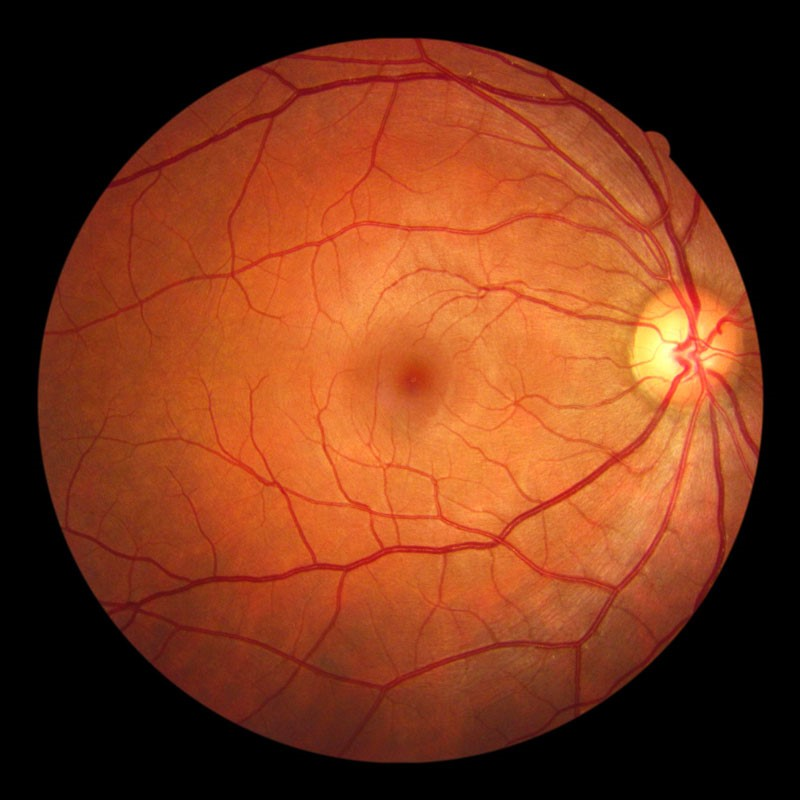
#> input picture 01_Basic_Fundamentals/retina.jpg, 800 x 800 px
$ jupyter execute 05_color_spaces.ipynb
#> lines starting #> are read from the running program, lines starting #| are printed output that depends on the picture; after the words box and inside, x2 and y2 are one past the last pixel; in counts of white or black regions, pixels touching at a corner belong together
# Lesson 1.5: Color Spaces
## Biomedical Image Processing - Basic Concepts

### Topics:
- RGB color model
- HSV/HSL color spaces
- Grayscale conversion methods
- Color space applications in medical imaging

[cell 1]
import numpy as np
import matplotlib.pyplot as plt
from mpl_toolkits.mplot3d import Axes3D

print("Libraries imported successfully!")

## 1. The RGB Color Model

Every color on your screen is made by mixing three lights:
- **R**ed
- **G**reen
- **B**lue

This is called **additive** color mixing.

[cell 2]
# Create primary and secondary colors
def create_color_square(rgb, size=50):
    return np.full((size, size, 3), rgb, dtype=np.uint8)

# Primary colors
red = create_color_square([255, 0, 0])
green = create_color_square([0, 255, 0])
blue = create_color_square([0, 0, 255])

# Secondary colors (mixing two primaries)
yellow = create_color_square([255, 255, 0])   # Red + Green
cyan = create_color_square([0, 255, 255])     # Green + Blue
magenta = create_color_square([255, 0, 255])  # Red + Blue

# All three = White
white = create_color_square([255, 255, 255])

fig, axes = plt.subplots(2, 4, figsize=(16, 8))

colors = [
    (red, 'Red\n(255, 0, 0)', [255, 0, 0]),
    (green, 'Green\n(0, 255, 0)', [0, 255, 0]),
    (blue, 'Blue\n(0, 0, 255)', [0, 0, 255]),
    (None, '', None),
    (yellow, 'Yellow\nR+G = (255, 255, 0)', [255, 255, 0]),
    (cyan, 'Cyan\nG+B = (0, 255, 255)', [0, 255, 255]),
    (magenta, 'Magenta\nR+B = (255, 0, 255)', [255, 0, 255]),
    (white, 'White\nR+G+B = (255, 255, 255)', [255, 255, 255]),
]

for ax, (img, title, _) in zip(axes.flat, colors):
    if img is not None:
        ax.imshow(img)
        ax.set_title(title, fontsize=10)
    ax.axis('off')

plt.suptitle('RGB Color Model - Additive Mixing', fontsize=14)
plt.tight_layout()
plt.show()

print("Notice: Mixing ALL three primaries gives WHITE (not brown/black like paint!)")

## 2. The RGB Color Cube

We can visualize all possible RGB colors as a 3D cube.

[cell 3]
fig = plt.figure(figsize=(12, 5))

# 3D RGB cube visualization
ax1 = fig.add_subplot(121, projection='3d')

# Create points on the cube surface
n = 10
for r in np.linspace(0, 1, n):
    for g in np.linspace(0, 1, n):
        for b in np.linspace(0, 1, n):
            # Only plot surface points
            if r in [0, 1] or g in [0, 1] or b in [0, 1]:
                ax1.scatter(r, g, b, c=[[r, g, b]], s=30)

ax1.set_xlabel('Red', fontsize=10, color='red')
ax1.set_ylabel('Green', fontsize=10, color='green')
ax1.set_zlabel('Blue', fontsize=10, color='blue')
ax1.set_title('RGB Color Cube')

# Key corners
corners = [
    ([0,0,0], 'Black'),
    ([1,1,1], 'White'),
    ([1,0,0], 'Red'),
    ([0,1,0], 'Green'),
    ([0,0,1], 'Blue'),
]

# 2D slice through the cube
ax2 = fig.add_subplot(122)
# Create RGB gradient
x = np.linspace(0, 255, 256).astype(np.uint8)
y = np.linspace(0, 255, 256).astype(np.uint8)
X, Y = np.meshgrid(x, y)
B = 128  # Fixed blue value

rgb_slice = np.stack([X, Y, np.full_like(X, B)], axis=2)
ax2.imshow(rgb_slice, origin='lower')
ax2.set_xlabel('Red (0-255)', color='red')
ax2.set_ylabel('Green (0-255)', color='green')
ax2.set_title(f'RGB Slice (Blue = {B})')

plt.tight_layout()
plt.show()

## 3. Grayscale Conversion Methods

There are multiple ways to convert color to grayscale. They're NOT all the same!

[cell 4]
# Create a colorful test image
size = 100
test_color = np.zeros((size, size, 3), dtype=np.uint8)

# Red square
test_color[10:40, 10:40] = [255, 0, 0]
# Green square
test_color[10:40, 60:90] = [0, 255, 0]
# Blue square
test_color[60:90, 10:40] = [0, 0, 255]
# Yellow square
test_color[60:90, 60:90] = [255, 255, 0]
# Gradient in the middle
for i in range(20):
    test_color[40:60, 40+i:41+i] = [int(255*i/20), int(100+155*i/20), int(255*(20-i)/20)]

# Different grayscale methods
def gray_average(img):
    """Simple average of R, G, B."""
    return np.mean(img, axis=2).astype(np.uint8)

def gray_luminosity(img):
    """Weighted average matching human perception (ITU-R BT.601)."""
    return (0.299 * img[:,:,0] + 0.587 * img[:,:,1] + 0.114 * img[:,:,2]).astype(np.uint8)

def gray_lightness(img):
    """Average of max and min channel values."""
    return ((np.max(img, axis=2).astype(np.float32) + np.min(img, axis=2).astype(np.float32)) / 2).astype(np.uint8)

def gray_red_channel(img):
    """Just the red channel."""
    return img[:,:,0]

# Apply methods
gray_avg = gray_average(test_color)
gray_lum = gray_luminosity(test_color)
gray_light = gray_lightness(test_color)
gray_red = gray_red_channel(test_color)

fig, axes = plt.subplots(2, 3, figsize=(15, 10))

axes[0, 0].imshow(test_color)
axes[0, 0].set_title('Original Color Image')
axes[0, 0].axis('off')

axes[0, 1].imshow(gray_avg, cmap='gray')
axes[0, 1].set_title('Average Method\n(R+G+B)/3')
axes[0, 1].axis('off')

axes[0, 2].imshow(gray_lum, cmap='gray')
axes[0, 2].set_title('Luminosity Method\n0.299R + 0.587G + 0.114B')
axes[0, 2].axis('off')

axes[1, 0].imshow(gray_light, cmap='gray')
axes[1, 0].set_title('Lightness Method\n(max + min) / 2')
axes[1, 0].axis('off')

axes[1, 1].imshow(gray_red, cmap='gray')
axes[1, 1].set_title('Red Channel Only\n(Used in some medical imaging)')
axes[1, 1].axis('off')

# Show the differences
diff = np.abs(gray_avg - gray_lum)
axes[1, 2].imshow(diff, cmap='hot')
axes[1, 2].set_title('Difference: Average vs Luminosity')
axes[1, 2].axis('off')

plt.tight_layout()
plt.show()

print("Notice: Green appears brighter in Luminosity method (our eyes are most sensitive to green!)")
print("Blue appears darker (our eyes are least sensitive to blue!)")

## 4. The HSV Color Space

HSV (Hue, Saturation, Value) is more intuitive for humans:
- **Hue**: The "color" (0-360 degrees, like a color wheel)
- **Saturation**: How "pure" the color is (0-100%)
- **Value**: How bright (0-100%)

[cell 5]
def rgb_to_hsv(r, g, b):
    """Convert RGB (0-255) to HSV (H:0-360, S:0-100, V:0-100)."""
    r, g, b = r/255.0, g/255.0, b/255.0
    mx = max(r, g, b)
    mn = min(r, g, b)
    diff = mx - mn

    # Value
    v = mx * 100

    # Saturation
    s = 0 if mx == 0 else (diff / mx) * 100

    # Hue
    if diff == 0:
        h = 0
    elif mx == r:
        h = 60 * (((g - b) / diff) % 6)
    elif mx == g:
        h = 60 * (((b - r) / diff) + 2)
    else:
        h = 60 * (((r - g) / diff) + 4)

    return h, s, v

def hsv_to_rgb(h, s, v):
    """Convert HSV to RGB."""
    s, v = s/100, v/100
    c = v * s
    x = c * (1 - abs((h/60) % 2 - 1))
    m = v - c

    if h < 60:
        r, g, b = c, x, 0
    elif h < 120:
        r, g, b = x, c, 0
    elif h < 180:
        r, g, b = 0, c, x
    elif h < 240:
        r, g, b = 0, x, c
    elif h < 300:
        r, g, b = x, 0, c
    else:
        r, g, b = c, 0, x

    return int((r+m)*255), int((g+m)*255), int((b+m)*255)

# Create HSV visualization
fig, axes = plt.subplots(1, 3, figsize=(16, 5))

# Hue wheel
hue_bar = np.zeros((50, 360, 3), dtype=np.uint8)
for h in range(360):
    r, g, b = hsv_to_rgb(h, 100, 100)
    hue_bar[:, h] = [r, g, b]

axes[0].imshow(hue_bar)
axes[0].set_title('Hue (0-360 degrees)\nSaturation=100%, Value=100%')
axes[0].set_xlabel('Hue (degrees)')
axes[0].set_yticks([])

# Saturation gradient (for red)
sat_bar = np.zeros((50, 100, 3), dtype=np.uint8)
for s in range(100):
    r, g, b = hsv_to_rgb(0, s, 100)  # Red hue
    sat_bar[:, s] = [r, g, b]

axes[1].imshow(sat_bar)
axes[1].set_title('Saturation (0-100%)\nHue=Red, Value=100%')
axes[1].set_xlabel('Saturation (%)')
axes[1].set_yticks([])

# Value gradient (for red)
val_bar = np.zeros((50, 100, 3), dtype=np.uint8)
for v in range(100):
    r, g, b = hsv_to_rgb(0, 100, v)  # Red hue
    val_bar[:, v] = [r, g, b]

axes[2].imshow(val_bar)
axes[2].set_title('Value/Brightness (0-100%)\nHue=Red, Saturation=100%')
axes[2].set_xlabel('Value (%)')
axes[2].set_yticks([])

plt.tight_layout()
plt.show()

# Print some conversions
print("\nColor Conversions:")
print("=" * 50)
colors = [
    ("Pure Red", 255, 0, 0),
    ("Pure Green", 0, 255, 0),
    ("Pure Blue", 0, 0, 255),
    ("Yellow", 255, 255, 0),
    ("White", 255, 255, 255),
    ("Gray", 128, 128, 128),
]

for name, r, g, b in colors:
    h, s, v = rgb_to_hsv(r, g, b)
    print(f"{name:12} RGB({r:3},{g:3},{b:3}) -> HSV({h:5.1f}°, {s:5.1f}%, {v:5.1f}%)")

## 5. HSV in Action: Color-Based Segmentation

HSV makes it easy to isolate colors regardless of lighting!

[cell 6]
# Create an image with colored objects
img = np.ones((100, 150, 3), dtype=np.uint8) * 200  # Gray background

# Add colored circles/rectangles
# Red object
y, x = np.ogrid[:100, :150]
red_mask = (x - 30)**2 + (y - 30)**2 <= 20**2
img[red_mask] = [200, 50, 50]  # Darker red (like blood)

# Another red object (different shade)
red_mask2 = (x - 30)**2 + (y - 70)**2 <= 15**2
img[red_mask2] = [255, 100, 100]  # Lighter red

# Blue object
blue_mask = (x - 75)**2 + (y - 50)**2 <= 25**2
img[blue_mask] = [50, 50, 200]

# Green object
img[20:80, 110:140] = [50, 180, 50]

# Convert to HSV (simplified - just for visualization)
hsv_img = np.zeros_like(img, dtype=np.float32)
for i in range(img.shape[0]):
    for j in range(img.shape[1]):
        h, s, v = rgb_to_hsv(img[i,j,0], img[i,j,1], img[i,j,2])
        hsv_img[i, j] = [h, s, v]

# Segment red objects using hue (red is around 0 or 360)
h_channel = hsv_img[:, :, 0]
s_channel = hsv_img[:, :, 1]
red_segment = ((h_channel < 30) | (h_channel > 330)) & (s_channel > 30)

fig, axes = plt.subplots(2, 3, figsize=(15, 10))

axes[0, 0].imshow(img)
axes[0, 0].set_title('Original Image')
axes[0, 0].axis('off')

axes[0, 1].imshow(h_channel, cmap='hsv')
axes[0, 1].set_title('Hue Channel\n(Color information only)')
axes[0, 1].axis('off')

axes[0, 2].imshow(s_channel, cmap='gray')
axes[0, 2].set_title('Saturation Channel\n(Color purity)')
axes[0, 2].axis('off')

axes[1, 0].imshow(hsv_img[:, :, 2], cmap='gray')
axes[1, 0].set_title('Value Channel\n(Brightness)')
axes[1, 0].axis('off')

axes[1, 1].imshow(red_segment, cmap='gray')
axes[1, 1].set_title('Red Objects Detected\n(Using Hue threshold)')
axes[1, 1].axis('off')

# Show segmented result
result = img.copy()
result[~red_segment] = [128, 128, 128]  # Gray out non-red
axes[1, 2].imshow(result)
axes[1, 2].set_title('Segmentation Result')
axes[1, 2].axis('off')

plt.tight_layout()
plt.show()

print("Notice: BOTH red objects are detected despite having different brightness!")
print("This is the power of HSV - hue is independent of brightness.")

## 6. Medical Imaging Applications

Color spaces are crucial in medical imaging for:
- Blood vessel detection (red)
- Tissue classification
- Stain normalization in histopathology

[cell 7]
import matplotlib.pyplot as plt
import numpy as np
from PIL import Image
import cv2
from matplotlib.colors import rgb_to_hsv, hsv_to_rgb

# Setup
np.random.seed(42)
size = 800

# --- 1. IMAGE LOADING ---
img_path = "retina.jpg"
img = Image.open(img_path).convert("RGB")
#> img is the input picture: PIL image 800x800 RGB; mean R, G, B 119.7, 54.8, 26.4
img = img.resize((size, size), Image.BILINEAR)
retina = np.array(img, dtype=np.uint8)
# --- END replacement ---

# Convert to HSV (rgb_to_hsv expects floats in [0,1])
retina_f = retina.astype(np.float32) / 255.0
hsv_f = rgb_to_hsv(retina_f)  # (H,W,3) in [0,1]
#> hsv_f: shape (800, 800, 3) float32; mean of channels 0, 1, 2 0.0477, 0.536, 0.469

# Your thresholds were in ~0-255 scale; map S and V back to 0-255
S = hsv_f[:, :, 1] * 255.0
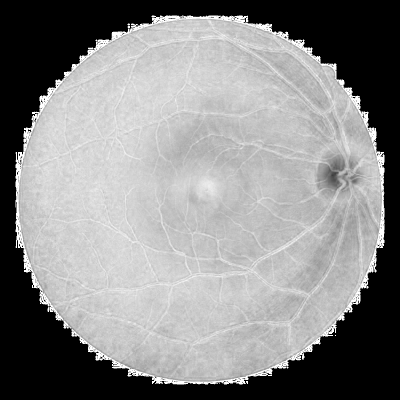
#> S: shape (800, 800) float32 (shown at 1/2 size); min 0, max 255, mean 136.7
V = hsv_f[:, :, 2] * 255.0
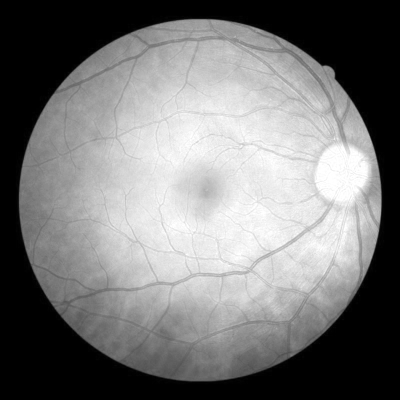
#> V: shape (800, 800) float32 (shown at 1/2 size); min 0, max 255, mean 119.7
H = hsv_f[:, :, 0] * 179.0
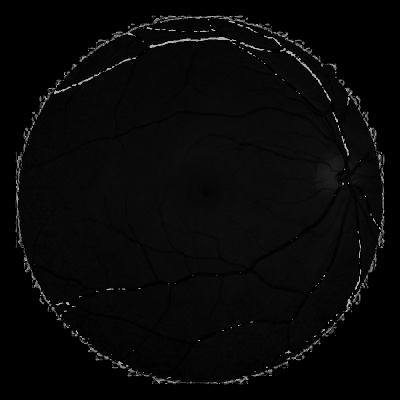
#> H: shape (800, 800) float32 (shown at 1/2 size); min 0, max 178.8, mean 8.5

lower1 = np.array([0,   150,  40], dtype=np.uint64)
upper1 = np.array([8,   255, 170], dtype=np.uint64)

lower2 = np.array([170, 150,  40], dtype=np.uint64)
upper2 = np.array([179, 255, 170], dtype=np.uint64)

mask1 = cv2.inRange(hsv_f, lower1, upper1)
#> mask1: shape (800, 800); every value is 0
mask2 = cv2.inRange(hsv_f, lower2, upper2)

vessel_mask = cv2.bitwise_or(mask1, mask2)  # uint8 mask: 0/255

fig, axes = plt.subplots(2, 3, figsize=(15, 10))

axes[0, 0].imshow(retina)
axes[0, 0].set_title('Retinal Image (Loaded from Folder)')
axes[0, 0].axis('off')

axes[0, 1].imshow(retina[:, :, 0], cmap='Reds')
axes[0, 1].set_title('Red Channel')
axes[0, 1].axis('off')

axes[0, 2].imshow(retina[:, :, 1], cmap='Greens')
axes[0, 2].set_title('Green Channel\n(Best for vessel visibility!)')
axes[0, 2].axis('off')

axes[1, 0].imshow(hsv_f[:, :, 0], cmap='hsv')
axes[1, 0].set_title('Hue (HSV)')
axes[1, 0].axis('off')

axes[1, 1].imshow(hsv_f[:, :, 1], cmap='gray')
axes[1, 1].set_title('Saturation (HSV)')
axes[1, 1].axis('off')

axes[1, 2].imshow(vessel_mask, cmap='gray')
axes[1, 2].set_title('Detected Vessels\n(Using HSV thresholding)')
axes[1, 2].axis('off')

plt.tight_layout()
plt.show()

print("Medical Insight: In retinal imaging, the GREEN channel often shows")
print("the best contrast for blood vessels because hemoglobin absorbs green light.")

[cell 8]
import matplotlib.pyplot as plt
import numpy as np
from PIL import Image

# Setup
np.random.seed(42)
size = 800

# --- 1. IMAGE LOADING ---
img_path = "retina.jpg"
img = Image.open(img_path).convert("RGB")
img = img.resize((size, size), Image.BILINEAR)
retina = np.array(img, dtype=np.uint8)

# --- 2. PROCESSING ---

# Step A: Extract the Green Channel
# In RGB images, index 1 corresponds to Green.
# Vessels appear darkest in this channel due to light absorption properties of blood.
green_channel = retina[:, :, 1]
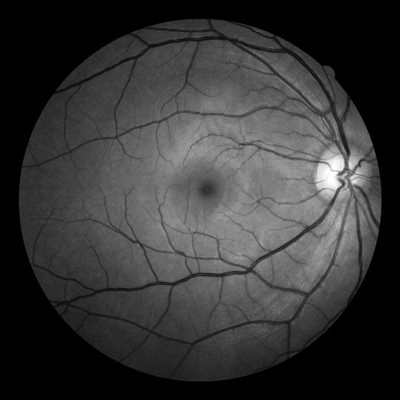
#> green_channel: shape (800, 800) (shown at 1/2 size); min 0, max 255, mean 54.8

# Step B: Set Manual Threshold
# The pixel range is 0 (Black) to 255 (White).
# Since vessels are dark, we need to filter for values closer to 0.
THRESHOLD_VALUE = 90

# Step C: Create Binary Mask (Simple Thresholding)
# Logic: If pixel intensity is LESS than the threshold, it is considered a vessel.
# This creates a Boolean matrix (True/False).
vessel_mask = green_channel < THRESHOLD_VALUE
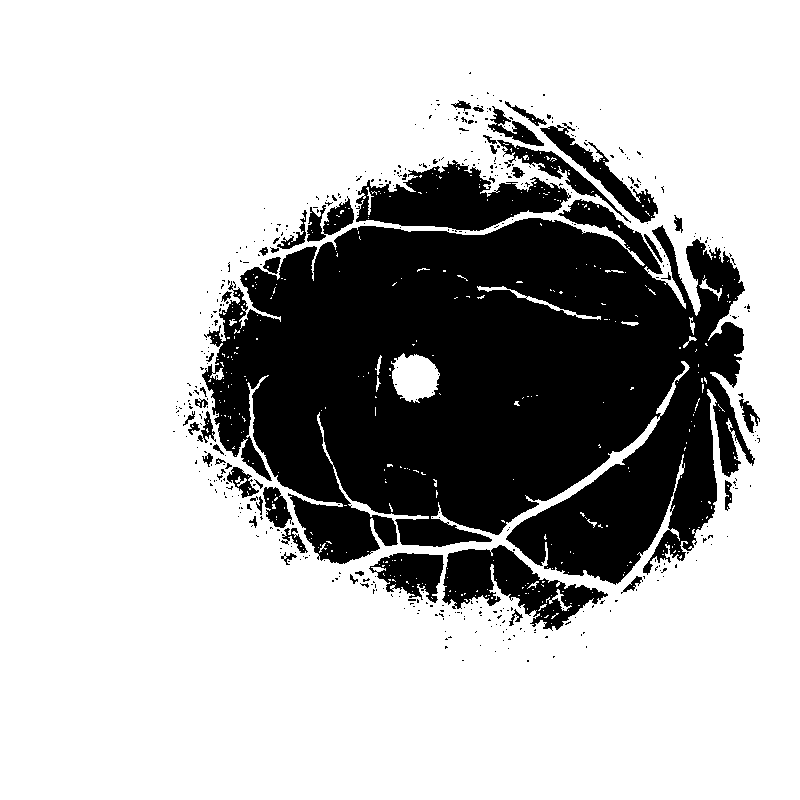
#> vessel_mask: shape (800, 800) bool; 72.9% white; 472 black regions (425 under 20 px), largest, box (x1, y1, x2, y2) and area: (202, 199, 755, 585) 145324, (356, 160, 571, 232) 8471, (442, 545, 608, 631) 6118

# --- 3. VISUALIZATION ---
fig, axes = plt.subplots(1, 3, figsize=(18, 6))

# Plot 1: Original Image
axes[0].imshow(retina)
axes[0].set_title('Original Retinal Image')
axes[0].axis('off')

# Plot 2: Green Channel (Grayscale)
axes[1].imshow(green_channel, cmap='gray')
axes[1].set_title('Green Channel Only\n(Vessels appear dark)')
axes[1].axis('off')

# Plot 3: Resulting Mask
axes[2].imshow(vessel_mask, cmap='gray')
axes[2].set_title(f'Detected Vessels\n(Threshold < {THRESHOLD_VALUE})')
axes[2].axis('off')

plt.tight_layout()
plt.show()

[cell 9]
# ADIM 4 (YENİ): ROI Maskesi (Sadece gözün içine odaklan)
# Görüntüdeki 10'dan büyük (tam siyah olmayan) pikselleri "Göz" kabul edelim.
eye_mask = green_channel > 12
#> eye_mask: shape (800, 800) bool; 64.8% white; 27 black regions (26 under 20 px), largest, box (x1, y1, x2, y2) and area: (0, 0, 800, 800) 225541

# Maskeyi uygula: Hem damar olmalı (vessel_mask) HEM DE gözün içinde olmalı (eye_mask)
clean_vessel_mask = np.logical_and(vessel_mask, eye_mask)
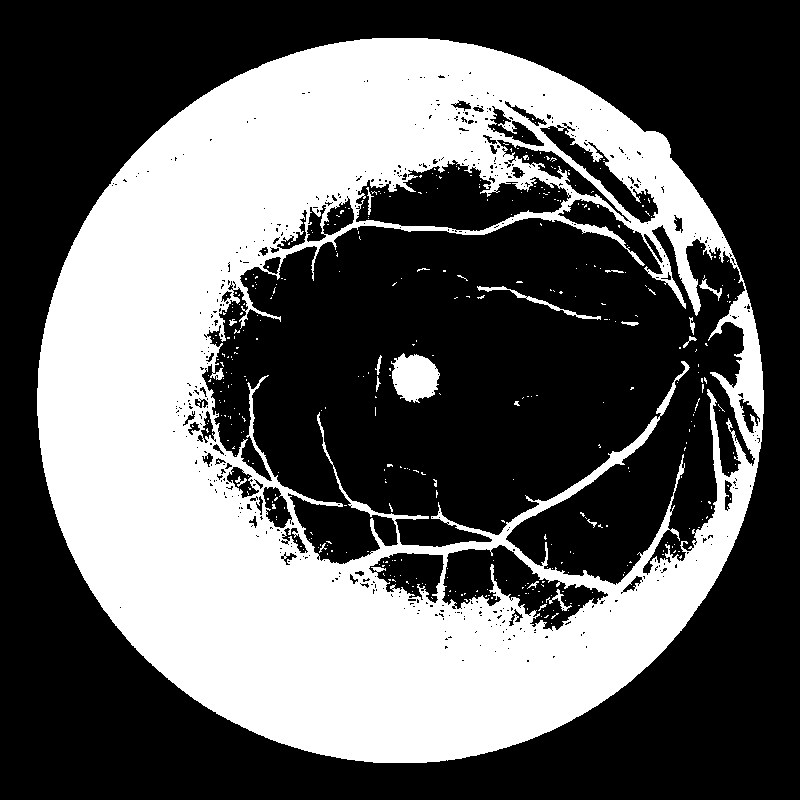
#> clean_vessel_mask: shape (800, 800) bool; 37.6% white; 407 white regions (388 under 20 px), largest, box (x1, y1, x2, y2) and area: (37, 38, 764, 763) 236497, (391, 353, 440, 403) 1748, (477, 286, 601, 320) 418

# GÖRSELLEŞTİRME (Sadece son paneli buna göre güncellersiniz)
plt.imshow(clean_vessel_mask, cmap='gray')

## 7. Pseudocolor / False Color

We can map grayscale values to colors to highlight features!

[cell 10]
# Create a simulated thermal/medical image
x = np.linspace(-3, 3, 100)
y = np.linspace(-3, 3, 100)
X, Y = np.meshgrid(x, y)

# Simulate temperature distribution (like thermal imaging)
temp = np.exp(-(X**2 + Y**2)) * 100  # Hot spot in center
temp += np.exp(-((X-1.5)**2 + (Y+1)**2)/0.5) * 60  # Another hot spot
temp = temp.astype(np.uint8)

fig, axes = plt.subplots(2, 4, figsize=(16, 8))

cmaps = [
    ('gray', 'Grayscale\n(Original)'),
    ('hot', 'Hot\n(Thermal imaging)'),
    ('jet', 'Jet\n(Common but controversial)'),
    ('viridis', 'Viridis\n(Perceptually uniform)'),
    ('coolwarm', 'Coolwarm\n(Diverging)'),
    ('plasma', 'Plasma\n(Perceptually uniform)'),
    ('bone', 'Bone\n(Medical CT/X-ray)'),
    ('nipy_spectral', 'Spectral\n(Maximum contrast)'),
]

for ax, (cmap, title) in zip(axes.flat, cmaps):
    im = ax.imshow(temp, cmap=cmap)
    ax.set_title(title)
    ax.axis('off')
    plt.colorbar(im, ax=ax, fraction=0.046)

plt.suptitle('Pseudocolor / False Color Visualization', fontsize=14)
plt.tight_layout()
plt.show()
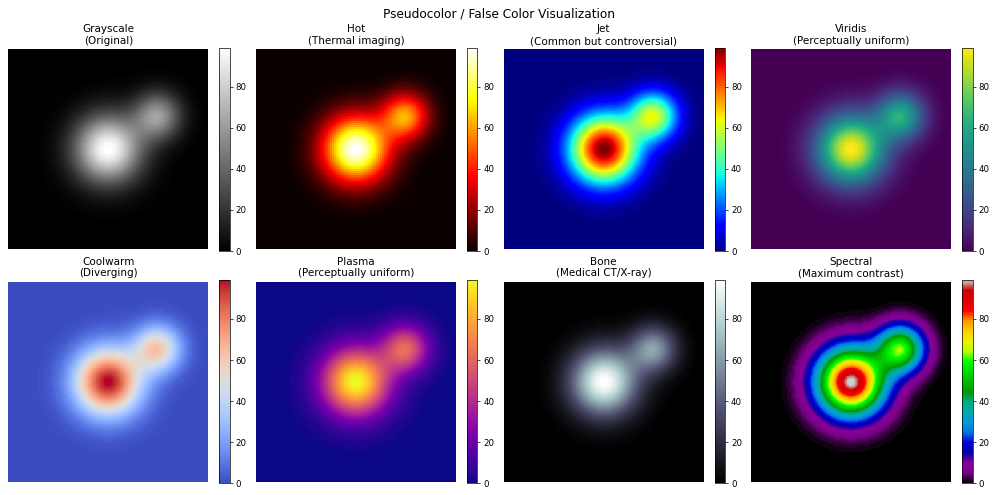
#> figure drawn by matplotlib, 16 panels

print("Note: The underlying data is the SAME grayscale image!")
print("Different colormaps emphasize different features.")
print("\nBest practices:")
print("- Use 'viridis' or 'plasma' for scientific visualization")
print("- Avoid 'jet' (causes visual artifacts)")
print("- Use 'hot' for thermal/heat data")
print("- Use 'bone' for medical imaging")
